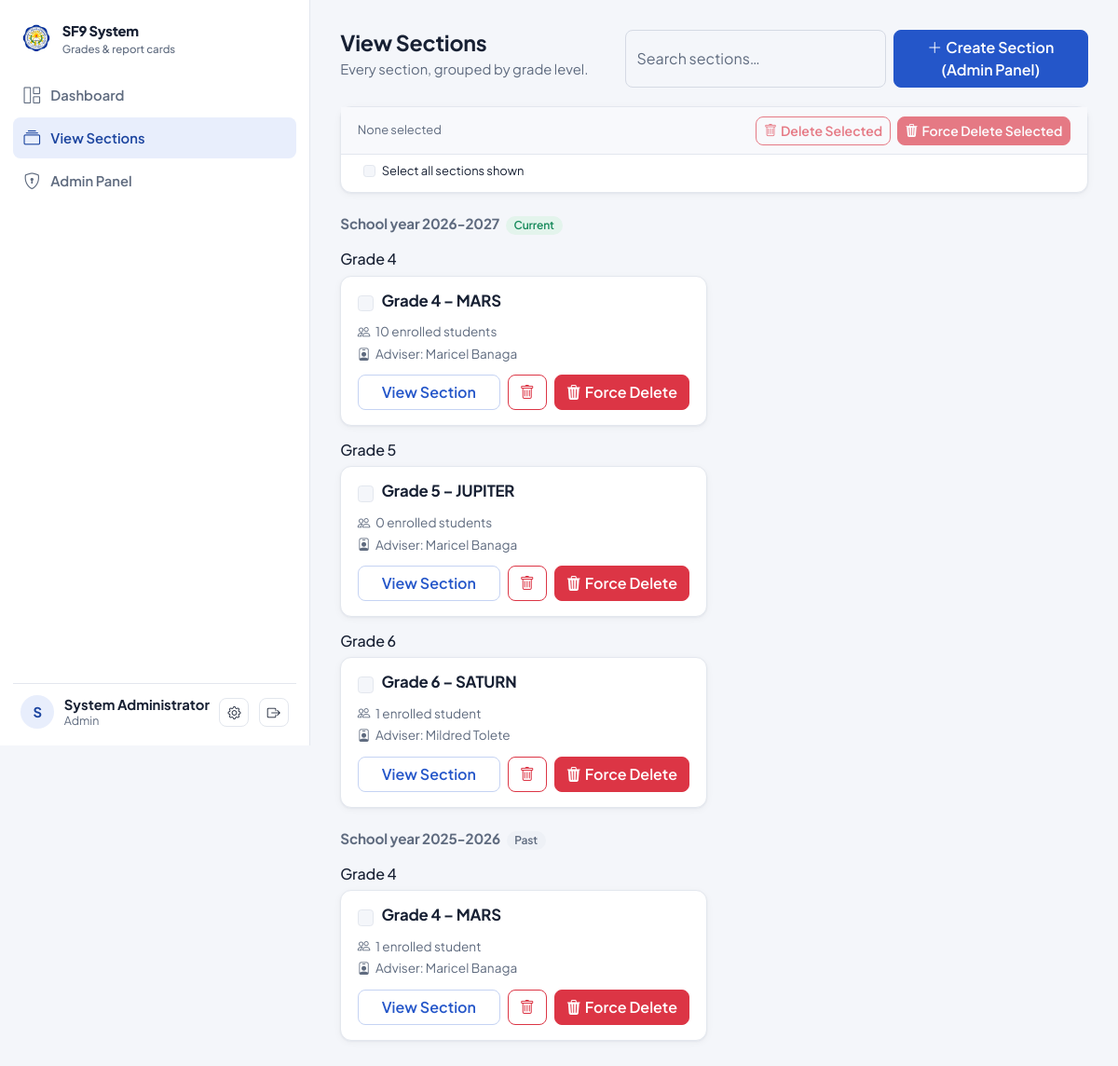
The app's page /public/my_classes.php (signed in) with its own data.
### tables this page shows
CREATE TABLE school_years (
  id            INT UNSIGNED AUTO_INCREMENT PRIMARY KEY,
  year_label    VARCHAR(9) NOT NULL UNIQUE,    
  is_active     TINYINT(1) NOT NULL DEFAULT 0,
  created_at    TIMESTAMP DEFAULT CURRENT_TIMESTAMP
);

CREATE TABLE sections (
  id             INT UNSIGNED AUTO_INCREMENT PRIMARY KEY,
  grade_level    TINYINT UNSIGNED NOT NULL,         
  section_name   VARCHAR(50) NOT NULL,               
  track_strand   VARCHAR(100) NULL,                  
  school_year_id INT UNSIGNED NOT NULL,
  adviser_id     INT UNSIGNED NULL,                  
  master_teacher_id INT UNSIGNED NULL,               
  created_by     INT UNSIGNED NULL,
  created_at     TIMESTAMP DEFAULT CURRENT_TIMESTAMP,
  UNIQUE KEY uq_section (grade_level, section_name, school_year_id),
  CONSTRAINT fk_section_year    FOREIGN KEY (school_year_id) REFERENCES school_years(id),
  CONSTRAINT fk_section_adviser FOREIGN KEY (adviser_id)     REFERENCES users(id),
  CONSTRAINT fk_section_master  FOREIGN KEY (master_teacher_id) REFERENCES users(id),
  CONSTRAINT fk_section_created_by FOREIGN KEY (created_by) REFERENCES users(id)
);

### src/Auth/Auth.php (called while the page is built, shortened)
<?php
class Auth
{
    public static function fullName(): string
    {
        return $_SESSION['full_name'] ?? '';
    }
    public static function role(): string
    {
        return $_SESSION['role'] ?? '';
    }
    public static function isAdmin(): bool
    {
        return self::role() === 'admin';
    }
}

### src/Auth/Access.php (called while the page is built, shortened)
<?php
require_once __DIR__ . '/Auth.php';
final class Access
{
    public static function sectionsFor(int $userId): array
    {
        $pdo  = get_db();
        if (Auth::role() === 'admin') {
            $stmt = $pdo->prepare(
                "SELECT sec.id, sec.grade_level, sec.section_name, sec.school_year_id, sec.adviser_id,
                        sy.year_label, sy.is_active AS year_active,
                        adv.first_name AS adviser_first, adv.last_name AS adviser_last,
                        (SELECT COUNT(*) FROM enrollments e
                          WHERE e.section_id = sec.id AND e.school_year_id = sec.school_year_id
                            AND e.status = 'active') AS student_count,
                        (SELECT COUNT(*) FROM teacher_assignments ta2
                          WHERE ta2.section_id = sec.id AND ta2.school_year_id = sec.school_year_id
                            AND ta2.teacher_id = ?) AS my_subject_count
                 FROM sections sec
                 JOIN school_years sy ON sy.id = sec.school_year_id
                 LEFT JOIN users adv ON adv.id = sec.adviser_id
                 ORDER BY sy.is_active DESC, sy.year_label DESC, sec.grade_level, sec.section_name"
            );
            $stmt->execute([$userId]);
            return self::mapSections($stmt->fetchAll(), $userId);
        }
        $stmt = $pdo->prepare(
            "SELECT sec.id, sec.grade_level, sec.section_name, sec.school_year_id, sec.adviser_id,
                    sy.year_label, sy.is_active AS year_active,
                    adv.first_name AS adviser_first, adv.last_name AS adviser_last,
                    (SELECT COUNT(*) FROM enrollments e
                      WHERE e.section_id = sec.id AND e.school_year_id = sec.school_year_id
                        AND e.status = 'active') AS student_count,
                    (SELECT COUNT(*) FROM teacher_assignments ta2
                      WHERE ta2.section_id = sec.id AND ta2.school_year_id = sec.school_year_id
                        AND ta2.teacher_id = ?) AS my_subject_count
             FROM sections sec
             JOIN school_years sy ON sy.id = sec.school_year_id
             LEFT JOIN users adv ON adv.id = sec.adviser_id
             WHERE sec.adviser_id = ?
                OR EXISTS (SELECT 1 FROM teacher_assignments ta
                            WHERE ta.section_id = sec.id AND ta.teacher_id = ?)
             ORDER BY sy.is_active DESC, sy.year_label DESC, sec.grade_level, sec.section_name"
        );
        $stmt->execute([$userId, $userId, $userId]);
        $rows = $stmt->fetchAll();
        return self::mapSections($rows, $userId);
    }
    private static function mapSections(array $rows, int $userId): array
    {
        return array_map(static function (array $r) use ($userId): array {
            $r['id']               = (int) $r['id'];
            $r['grade_level']      = (int) $r['grade_level'];
            $r['school_year_id']   = (int) $r['school_year_id'];
            $r['year_active']      = (bool) $r['year_active'];
            $r['student_count']    = (int) $r['student_count'];
            $r['my_subject_count'] = (int) $r['my_subject_count'];
            $r['is_adviser']       = (int) $r['adviser_id'] === $userId;
            $r['adviser_name']     = trim(($r['adviser_first'] ?? '') . ' ' . ($r['adviser_last'] ?? ''));
            return $r;
        }, $rows);
    }
}

### public/my_classes.php (the view, shortened to what this page needs)
<?php
require_once __DIR__ . '/../src/Auth/Access.php';
$isAdmin    = Auth::isAdmin();
$activePage = 'my_classes';
$sections   = Access::sectionsFor(Auth::userId());
if ($isAdmin) {
    $current = array_values(array_filter($sections, fn($s) => $s['year_active']));
    $past    = array_values(array_filter($sections, fn($s) => !$s['year_active']));
    $byGrade = [];
    foreach ($current as $s) {
        $byGrade[$s['grade_level']][] = $s;
    }
    ksort($byGrade);
    $pastByYear = [];
    foreach ($past as $s) {
        $pastByYear[$s['year_label']][] = $s;
    }
} else {
    $byYear = [];
    foreach ($sections as $s) {
        $byYear[$s['year_label']][] = $s;
    }
}
require __DIR__ . '/includes/header.php';
?>
<div class="page-head">
  <div>
    <h1><?= $isAdmin ? 'View Sections' : 'My Classes' ?></h1>
    <div class="sub"><?= $isAdmin ? 'Every section, grouped by grade level.' : 'Open a section to enroll students, check or edit grades and print SF9.' ?></div>
  </div>
  <div class="d-flex gap-2">
    <?php if ($sections): ?>
      <input type="search" id="classFilter" class="form-control" style="max-width:280px" placeholder="Search sections…" aria-label="Search sections">
    <?php endif; ?>
    <?php if ($isAdmin): ?>
      <a class="btn btn-primary" href="admin.php"><i class="bi bi-plus-lg me-1"></i>Create Section (Admin Panel)</a>
    <?php else: ?>
      <button class="btn btn-primary" id="btnCreateSection"><i class="bi bi-plus-lg me-1"></i>Create Section</button>
    <?php endif; ?>
  </div>
</div>
<?php
function render_section_card(array $s, string $year, bool $showDelete): void {
    $name = 'Grade ' . $s['grade_level'] . ' – ' . $s['section_name'];
?>
      <article class="surface section-card" data-sec-id="<?= (int) $s['id'] ?>" data-search="<?= htmlspecialchars(strtolower($name . ' ' . $year . ' ' . $s['adviser_name'])) ?>">
        <div class="d-flex justify-content-between align-items-start gap-2">
          <?php if ($showDelete): ?><input type="checkbox" class="form-check-input bulk-check mt-1" value="<?= (int) $s['id'] ?>" data-label="<?= htmlspecialchars($name . ' (' . $year . ')', ENT_QUOTES) ?>" aria-label="Select <?= htmlspecialchars($name, ENT_QUOTES) ?>"><?php endif; ?>
          <h3 class="flex-grow-1"><?= htmlspecialchars($name) ?></h3>
        </div>
        <div class="meta">
          <span><i class="bi bi-people"></i><?= $s['student_count'] ?> enrolled student<?= $s['student_count'] === 1 ? '' : 's' ?></span>
          <span><i class="bi bi-person-badge"></i>Adviser: <?= htmlspecialchars($s['adviser_name'] ?: 'Not set') ?></span>
        </div>
        <div class="d-flex gap-2 mt-auto">
          <a class="btn btn-outline-primary flex-grow-1" href="section.php?section_id=<?= $s['id'] ?>">View Section</a>
          <?php if ($showDelete): ?>
            <button type="button" class="btn btn-outline-danger" data-delsec="<?= $s['id'] ?>" data-secname="<?= htmlspecialchars($name, ENT_QUOTES) ?>" title="Delete section"><i class="bi bi-trash"></i></button>
            <button type="button" class="btn btn-danger" data-fdsec="<?= $s['id'] ?>" title="Force Delete: also removes enrollments, grades and attendance"><i class="bi bi-trash3-fill me-1"></i>Force Delete</button>
          <?php endif; ?>
        </div>
      </article>
<?php
}
?>
<?php if ($isAdmin): ?>
  <div class="surface mb-3" id="cardBulkWrap">
    <div id="cardBulk"></div>
    <label class="form-check small m-2 ms-4"><input type="checkbox" class="form-check-input bulk-all" id="cardAll"> <span class="form-check-label">Select all sections shown</span></label>
  </div>
  <?php if ($current): ?>
    <h2 class="year-heading">School year <?= htmlspecialchars($current[0]['year_label']) ?> <span class="pill pill-ok ms-1">Current</span></h2>
    <?php foreach ($byGrade as $grade => $list): ?>
      <h3 class="h6 mt-3 mb-2">Grade <?= (int) $grade ?></h3>
      <div class="section-grid">
        <?php foreach ($list as $s) render_section_card($s, $s['year_label'], true); ?>
      </div>
    <?php endforeach; ?>
  <?php endif; ?>
  <?php foreach ($pastByYear as $year => $list): ?>
    <h2 class="year-heading mt-4">School year <?= htmlspecialchars($year) ?> <span class="pill ms-1">Past</span></h2>
    <?php
      $g = [];
      foreach ($list as $s) { $g[$s['grade_level']][] = $s; }
      ksort($g);
    ?>
    <?php foreach ($g as $grade => $glist): ?>
      <h3 class="h6 mt-3 mb-2">Grade <?= (int) $grade ?></h3>
      <div class="section-grid">
        <?php foreach ($glist as $s) render_section_card($s, $year, true); ?>
      </div>
    <?php endforeach; ?>
  <?php endforeach; ?>
<?php endif; ?>
<?php require __DIR__ . '/includes/footer.php'; ?>

### public/includes/header.php (shortened to what this page needs)
<?php
require_once __DIR__ . '/../../src/Auth/Auth.php';
$activePage = $activePage ?? '';
$initials   = strtoupper(mb_substr(trim(Auth::fullName()), 0, 1)) ?: '?';
$roleLabel  = ucwords(str_replace('_', ' ', Auth::role()));
$navItems   = [
    'dashboard'  => ['dashboard.php', 'bi-grid-1x2', 'Dashboard'],
    'my_classes' => ['my_classes.php', 'bi-collection', Auth::isAdmin() ? 'View Sections' : 'My Classes'],
];
if (Auth::isAdmin()) {
    $navItems['admin'] = ['admin.php', 'bi-shield-lock', 'Admin Panel'];
}
?>
<!doctype html>
<html lang="en">
<head>
  <link href="https://cdn.jsdelivr.net/npm/bootstrap@5.3.3/dist/css/bootstrap.min.css" rel="stylesheet">
  <link href="https://cdn.jsdelivr.net/npm/bootstrap-icons@1.11.3/font/bootstrap-icons.min.css" rel="stylesheet">
  <link href="assets/css/app.css" rel="stylesheet">
</head>
<body>
<div class="app-shell">
  <aside class="offcanvas-lg offcanvas-start app-sidebar" tabindex="-1" id="appSidebar" aria-label="Main navigation">
    <div class="offcanvas-body p-0">
      <div class="sidebar-inner">
        <a class="brand" href="dashboard.php">
          <span class="brand-mark brand-mark-img"><img src="assets/img/school-seal.png" alt="" width="32" height="32"></span>
          <span>SF9 System<small>Grades &amp; report cards</small></span>
        </a>
        <nav class="side-nav">
          <?php foreach ($navItems as $key => [$href, $icon, $label]): ?>
            <a class="side-link <?= $activePage === $key ? 'active' : '' ?>" href="<?= $href ?>"<?= $activePage === $key ? ' aria-current="page"' : '' ?>>
              <i class="bi <?= $icon ?>"></i><?= $label ?>
            </a>
          <?php endforeach; ?>
        </nav>
        <div class="side-user">
          <div class="avatar"><?= htmlspecialchars($initials) ?></div>
          <div class="who"><strong><?= htmlspecialchars(Auth::fullName()) ?></strong><span><?= htmlspecialchars($roleLabel) ?></span></div>
          <a class="btn btn-sm btn-outline-secondary ms-auto" href="account.php" title="Account Settings" aria-label="Account Settings"><i class="bi bi-gear"></i></a>
          <a class="btn btn-sm btn-outline-secondary" href="logout.php" title="Log out" aria-label="Log out"><i class="bi bi-box-arrow-right"></i></a>
        </div>
      </div>
    </div>
  </aside>
  <div class="app-content">
    <main class="app-main">

### public/includes/footer.php
    </main>
  </div>
</div>
</body>
</html>

### records on screen
school_years: year_label "2026-2027"
sections: name "Grade 4 – MARS", student_count "10", adviser_name "Maricel Banaga"
sections: name "Grade 5 – JUPITER", student_count "0", adviser_name "Maricel Banaga"
sections: name "Grade 6 – SATURN", student_count "1", adviser_name "Mildred Tolete"
sections: name "Grade 4 – MARS", student_count "1", adviser_name "Maricel Banaga"

### other values on screen
$label "Dashboard"
$label "View Sections"
$label "Admin Panel"
$initials "S"
Auth::fullName() "System Administrator"
$roleLabel "Admin"
$grade "4"
$grade "5"
$grade "6"
$year "2025-2026"
